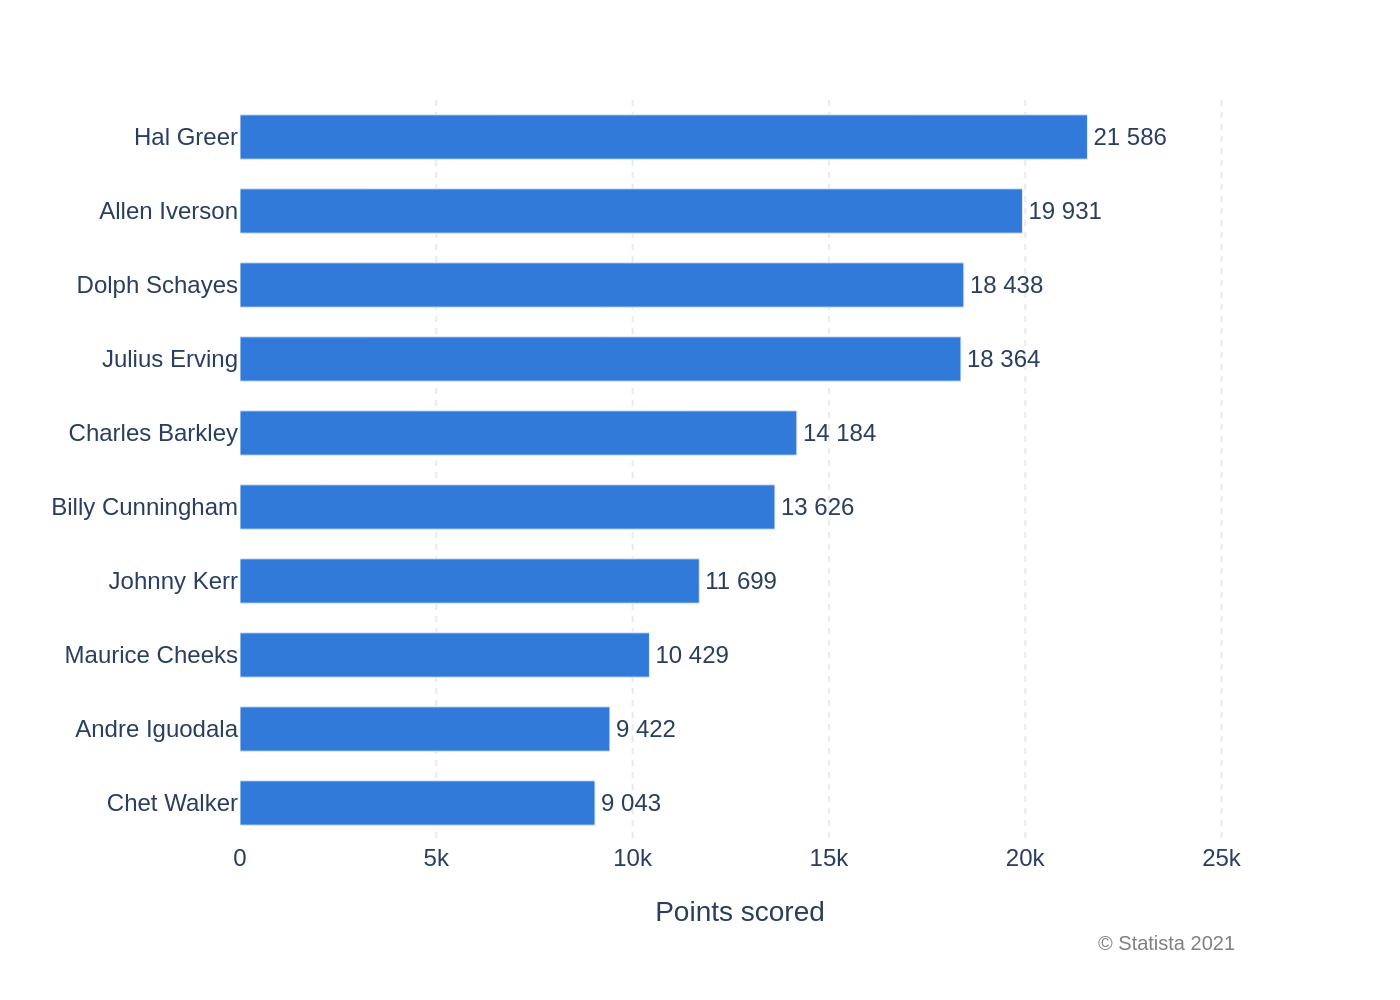

Generate this figure with Python:
import sys
import json
import plotly.graph_objects as go
from pathlib import Path

if len(sys.argv) != 2:
    print("Usage: python generate_chart.py <json_file_path>")
    sys.exit(1)

json_file_path = Path(sys.argv[1])
if not json_file_path.is_file():
    print(f"Error: JSON file not found at '{json_file_path}'")
    sys.exit(1)

with open(json_file_path, 'r', encoding='utf-8') as f:
    chart_info = json.load(f)

chart_data = chart_info.get('chart_data', [])
texts = chart_info.get('texts', {})
colors = chart_info.get('colors', [])

categories = [item['category'] for item in chart_data]
values = [item['value'] for item in chart_data]

# Reverse data to display in the same order as the image (top-to-bottom)
categories.reverse()
values.reverse()

fig = go.Figure()

fig.add_trace(go.Bar(
    x=values,
    y=categories,
    orientation='h',
    marker=dict(color=colors[0]),
    text=[f'{v:,}'.replace(',', ' ') for v in values],
    textposition='outside',
    cliponaxis=False
))

fig.update_layout(
    font=dict(family="Arial", size=12),
    title=dict(
        text=texts.get('title'),
        x=0.05,
        xanchor='left'
    ),
    xaxis=dict(
        title=texts.get('x_axis_title'),
        showgrid=True,
        gridcolor='#EAEAEA',
        griddash='dot',
        zeroline=False,
        showline=False,
        range=[0, max(values) * 1.18]
    ),
    yaxis=dict(
        title=texts.get('y_axis_title'),
        showgrid=False,
        showline=False,
    ),
    plot_bgcolor='white',
    paper_bgcolor='white',
    margin=dict(l=120, r=80, t=50, b=80),
    bargap=0.4,
    annotations=[
        dict(
            text=texts.get('source'),
            showarrow=False,
            xref='paper',
            yref='paper',
            x=1,
            y=-0.12,
            xanchor='right',
            yanchor='top',
            align='right',
            font=dict(size=10, color='grey')
        )
    ]
)

output_filename = json_file_path.with_suffix('.png')
fig.write_image(output_filename, scale=2)

print(f"Chart saved to {output_filename}")
